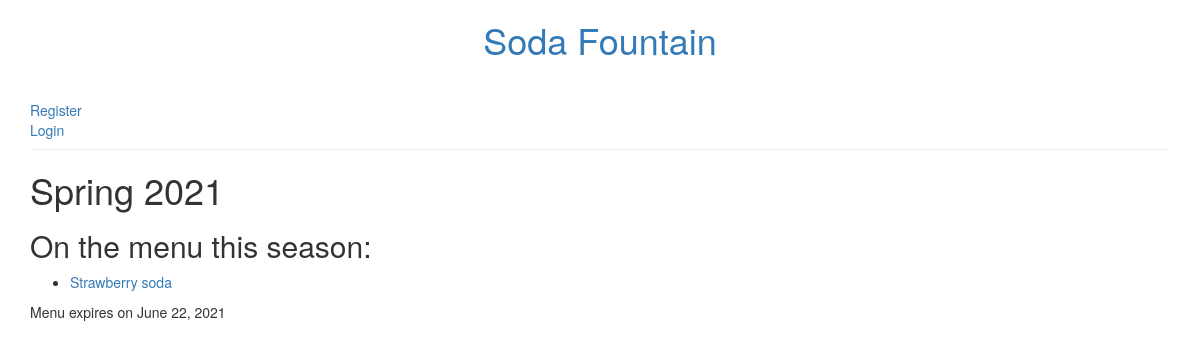
Page /menu/524/ on the committed database.
### menu/models.py (models this page shows, shortened)
class Menu(models.Model):
    season = models.CharField(max_length=20)
    items = models.ManyToManyField('Item', related_name='items')
    creator = models.ForeignKey(User, on_delete=models.DO_NOTHING)
    created_date = models.DateField(
            default=timezone.now)
    expiration_date = models.DateField()

class Item(models.Model):
    name = models.CharField(max_length=200)
    description = models.TextField()
    chef = models.ForeignKey('auth.User', on_delete=models.CASCADE)
    created_date = models.DateField(
            default=timezone.now)
    standard = models.BooleanField(default=False)
    ingredients = models.ManyToManyField('Ingredient')
    def __str__(self):
        return self.name

### menu/views.py (the view)
# urls.py: path('<pk>/', views.menu_detail, name='menu_detail'),
def menu_detail(request, pk):
    try:
        menu = models.Menu.objects.prefetch_related(
            'items'
        ).get(pk=pk)
    except models.Menu.DoesNotExist:
        raise Http404
    return render(request,
                  'menu/menu_detail.html',
                  {'menu': menu})

### menu/templates/menu/menu_detail.html (shortened to what this page needs)
{% extends 'layout.html' %}
{% block content %}
  <div class="post">
      <h1>
          {{ menu.season }}
      </h1>
      <h2>On the menu this season:</h2>
      <ul>
          {% for item in menu.items.all %}
              <li><a href="{% url 'menu:item_detail' pk=item.pk %}">{{ item }}</a></li>
          {% endfor %}
      </ul>
      {% if menu.expiration_date %}
          <div class="date">
              Menu expires on {{ menu.expiration_date }}
          </div>
      {% endif %}
  </div>
{% endblock %}

### rows in the picture
Menu: season "Spring 2021", expiration_date "June 22, 2021"
Item: name "Strawberry soda"
